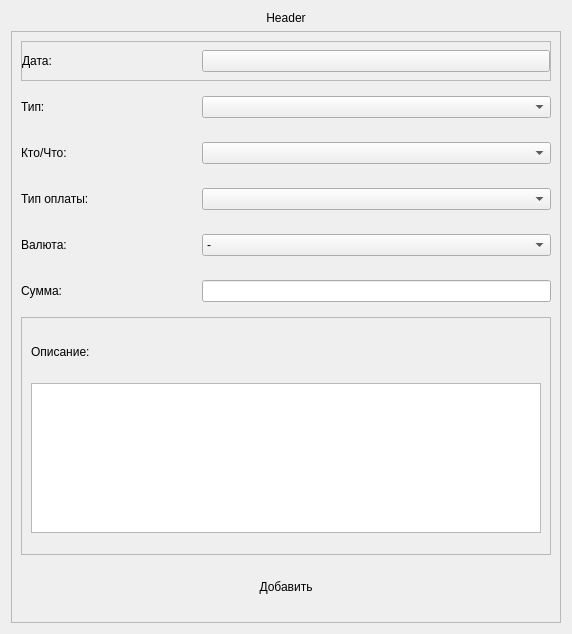
<?xml version="1.0" encoding="UTF-8"?>
<ui version="4.0">
 <class>AddUpdateOtherEvents</class>
 <widget class="QWidget" name="AddUpdateOtherEvents">
  <property name="geometry">
   <rect>
    <x>0</x>
    <y>0</y>
    <width>572</width>
    <height>634</height>
   </rect>
  </property>
  <property name="windowTitle">
   <string>Form</string>
  </property>
  <layout class="QVBoxLayout" name="verticalLayout">
   <item>
    <widget class="QLabel" name="Header">
     <property name="text">
      <string>Header</string>
     </property>
     <property name="alignment">
      <set>Qt::AlignmentFlag::AlignCenter</set>
     </property>
    </widget>
   </item>
   <item>
    <widget class="QFrame" name="frame">
     <property name="minimumSize">
      <size>
       <width>550</width>
       <height>0</height>
      </size>
     </property>
     <property name="frameShape">
      <enum>QFrame::Shape::StyledPanel</enum>
     </property>
     <property name="frameShadow">
      <enum>QFrame::Shadow::Raised</enum>
     </property>
     <layout class="QVBoxLayout" name="verticalLayout_2">
      <item>
       <widget class="QFrame" name="dateFrame">
        <property name="minimumSize">
         <size>
          <width>0</width>
          <height>40</height>
         </size>
        </property>
        <property name="maximumSize">
         <size>
          <width>16777215</width>
          <height>40</height>
         </size>
        </property>
        <property name="frameShape">
         <enum>QFrame::Shape::StyledPanel</enum>
        </property>
        <property name="frameShadow">
         <enum>QFrame::Shadow::Raised</enum>
        </property>
        <layout class="QHBoxLayout" name="horizontalLayout_2" stretch="1,2">
         <property name="leftMargin">
          <number>0</number>
         </property>
         <property name="topMargin">
          <number>0</number>
         </property>
         <property name="rightMargin">
          <number>0</number>
         </property>
         <property name="bottomMargin">
          <number>0</number>
         </property>
         <item>
          <widget class="QLabel" name="dateLabel">
           <property name="minimumSize">
            <size>
             <width>0</width>
             <height>28</height>
            </size>
           </property>
           <property name="text">
            <string>Дата:</string>
           </property>
          </widget>
         </item>
         <item>
          <widget class="QPushButton" name="dateButton">
           <property name="text">
            <string/>
           </property>
          </widget>
         </item>
        </layout>
       </widget>
      </item>
      <item>
       <widget class="QFrame" name="typeFrame">
        <property name="minimumSize">
         <size>
          <width>0</width>
          <height>40</height>
         </size>
        </property>
        <property name="maximumSize">
         <size>
          <width>16777215</width>
          <height>40</height>
         </size>
        </property>
        <layout class="QHBoxLayout" name="BrandLayout_2" stretch="1,2">
         <property name="leftMargin">
          <number>0</number>
         </property>
         <property name="topMargin">
          <number>0</number>
         </property>
         <property name="rightMargin">
          <number>0</number>
         </property>
         <property name="bottomMargin">
          <number>0</number>
         </property>
         <item>
          <widget class="QLabel" name="typeLabel">
           <property name="minimumSize">
            <size>
             <width>0</width>
             <height>28</height>
            </size>
           </property>
           <property name="text">
            <string>Тип:</string>
           </property>
          </widget>
         </item>
         <item>
          <widget class="QComboBox" name="typeBox"/>
         </item>
        </layout>
       </widget>
      </item>
      <item>
       <widget class="QFrame" name="whoWhatFrame">
        <property name="minimumSize">
         <size>
          <width>0</width>
          <height>40</height>
         </size>
        </property>
        <property name="maximumSize">
         <size>
          <width>16777215</width>
          <height>40</height>
         </size>
        </property>
        <layout class="QHBoxLayout" name="BrandLayout_3" stretch="1,2">
         <property name="leftMargin">
          <number>0</number>
         </property>
         <property name="topMargin">
          <number>0</number>
         </property>
         <property name="rightMargin">
          <number>0</number>
         </property>
         <property name="bottomMargin">
          <number>0</number>
         </property>
         <item>
          <widget class="QLabel" name="whoWhatLabel">
           <property name="minimumSize">
            <size>
             <width>0</width>
             <height>28</height>
            </size>
           </property>
           <property name="text">
            <string>Кто/Что:</string>
           </property>
          </widget>
         </item>
         <item>
          <widget class="QComboBox" name="whoWhatBox"/>
         </item>
        </layout>
       </widget>
      </item>
      <item>
       <widget class="QFrame" name="paymentTypeFrame">
        <property name="minimumSize">
         <size>
          <width>0</width>
          <height>40</height>
         </size>
        </property>
        <property name="maximumSize">
         <size>
          <width>16777215</width>
          <height>40</height>
         </size>
        </property>
        <layout class="QHBoxLayout" name="BrandLayout_4" stretch="1,2">
         <property name="leftMargin">
          <number>0</number>
         </property>
         <property name="topMargin">
          <number>0</number>
         </property>
         <property name="rightMargin">
          <number>0</number>
         </property>
         <property name="bottomMargin">
          <number>0</number>
         </property>
         <item>
          <widget class="QLabel" name="paymentTypeLabel">
           <property name="minimumSize">
            <size>
             <width>0</width>
             <height>28</height>
            </size>
           </property>
           <property name="text">
            <string>Тип оплаты:</string>
           </property>
          </widget>
         </item>
         <item>
          <widget class="QComboBox" name="paymentTypeBox"/>
         </item>
        </layout>
       </widget>
      </item>
      <item>
       <widget class="QFrame" name="paymentTypeFrame_2">
        <property name="minimumSize">
         <size>
          <width>0</width>
          <height>40</height>
         </size>
        </property>
        <property name="maximumSize">
         <size>
          <width>16777215</width>
          <height>40</height>
         </size>
        </property>
        <layout class="QHBoxLayout" name="BrandLayout_5" stretch="1,2">
         <property name="leftMargin">
          <number>0</number>
         </property>
         <property name="topMargin">
          <number>0</number>
         </property>
         <property name="rightMargin">
          <number>0</number>
         </property>
         <property name="bottomMargin">
          <number>0</number>
         </property>
         <item>
          <widget class="QLabel" name="currencyLabel">
           <property name="minimumSize">
            <size>
             <width>0</width>
             <height>28</height>
            </size>
           </property>
           <property name="text">
            <string>Валюта:</string>
           </property>
          </widget>
         </item>
         <item>
          <widget class="QComboBox" name="currencyBox">
           <item>
            <property name="text">
             <string>-</string>
            </property>
           </item>
           <item>
            <property name="text">
             <string>USD</string>
            </property>
           </item>
           <item>
            <property name="text">
             <string>KGS</string>
            </property>
           </item>
          </widget>
         </item>
        </layout>
       </widget>
      </item>
      <item>
       <widget class="QFrame" name="amountFrame">
        <property name="minimumSize">
         <size>
          <width>0</width>
          <height>40</height>
         </size>
        </property>
        <property name="maximumSize">
         <size>
          <width>16777215</width>
          <height>40</height>
         </size>
        </property>
        <layout class="QHBoxLayout" name="IdLayout" stretch="1,2">
         <property name="leftMargin">
          <number>0</number>
         </property>
         <property name="topMargin">
          <number>0</number>
         </property>
         <property name="rightMargin">
          <number>0</number>
         </property>
         <property name="bottomMargin">
          <number>0</number>
         </property>
         <item alignment="Qt::AlignmentFlag::AlignVCenter">
          <widget class="QLabel" name="amountLabel">
           <property name="minimumSize">
            <size>
             <width>0</width>
             <height>28</height>
            </size>
           </property>
           <property name="text">
            <string>Сумма:</string>
           </property>
          </widget>
         </item>
         <item alignment="Qt::AlignmentFlag::AlignVCenter">
          <widget class="QLineEdit" name="amountEdit"/>
         </item>
        </layout>
       </widget>
      </item>
      <item>
       <widget class="QFrame" name="descriptionFrame">
        <property name="frameShape">
         <enum>QFrame::Shape::StyledPanel</enum>
        </property>
        <property name="frameShadow">
         <enum>QFrame::Shadow::Raised</enum>
        </property>
        <layout class="QVBoxLayout" name="verticalLayout_3">
         <item>
          <widget class="QLabel" name="descriptionLabel">
           <property name="minimumSize">
            <size>
             <width>0</width>
             <height>30</height>
            </size>
           </property>
           <property name="maximumSize">
            <size>
             <width>16777215</width>
             <height>30</height>
            </size>
           </property>
           <property name="text">
            <string>Описание:</string>
           </property>
          </widget>
         </item>
         <item>
          <widget class="QTextEdit" name="descriptionEdit">
           <property name="minimumSize">
            <size>
             <width>0</width>
             <height>100</height>
            </size>
           </property>
           <property name="maximumSize">
            <size>
             <width>16777215</width>
             <height>150</height>
            </size>
           </property>
          </widget>
         </item>
        </layout>
       </widget>
      </item>
      <item>
       <widget class="QPushButton" name="addButton">
        <property name="minimumSize">
         <size>
          <width>250</width>
          <height>52</height>
         </size>
        </property>
        <property name="styleSheet">
         <string notr="true"/>
        </property>
        <property name="text">
         <string>Добавить</string>
        </property>
        <property name="flat">
         <bool>true</bool>
        </property>
       </widget>
      </item>
     </layout>
    </widget>
   </item>
  </layout>
 </widget>
 <resources/>
 <connections/>
</ui>
